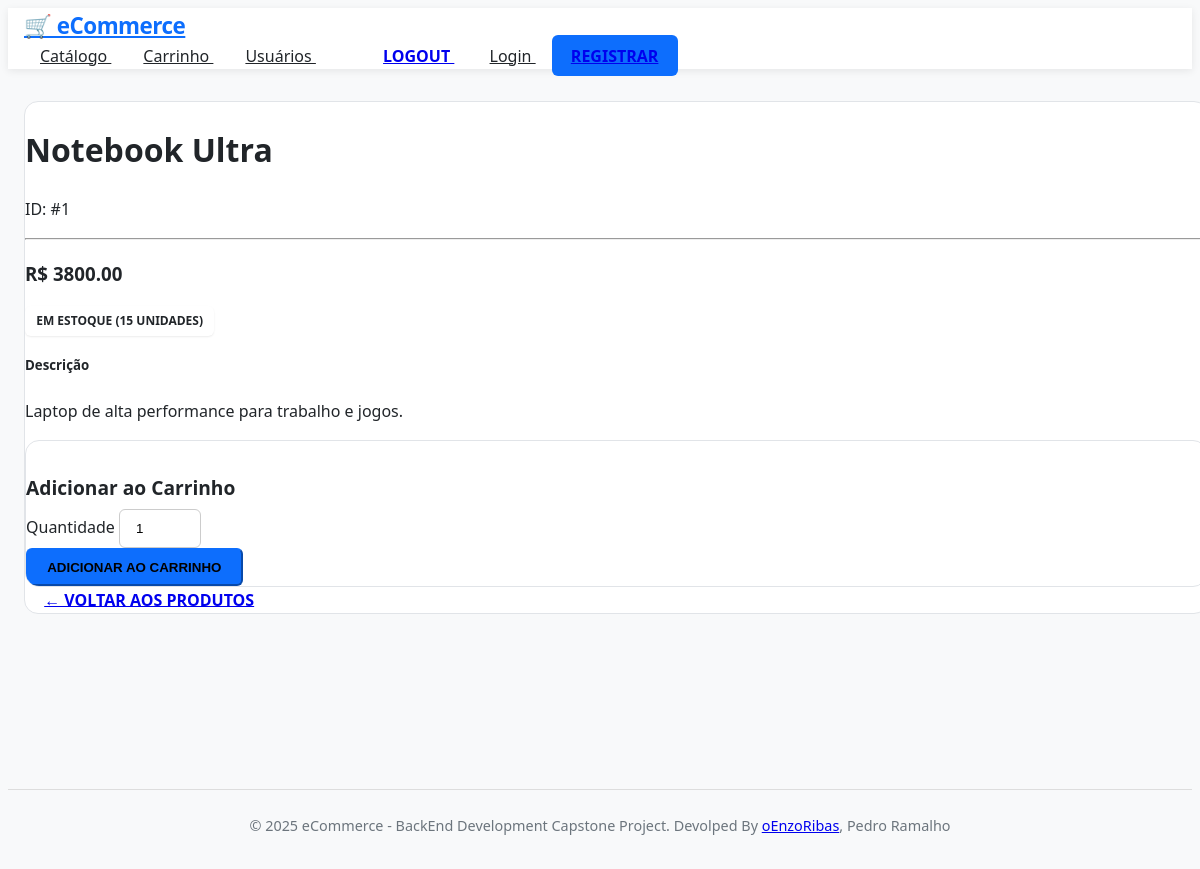
The app's page /produtos/1 with its own data.
### eCommerce/models/produto_model.py (models this page shows, shortened)
class Produto(db.Model):
    __tablename__ = 'produtos'
    id = Column(Integer, primary_key=True, autoincrement=True, nullable=False)
    nome = Column(String(256), nullable=False)
    descricao = Column(String(256))
    preco = Column(db.Numeric(10,2), nullable=False)
    estoque = Column(Integer, nullable=False, default=0)

### eCommerce/routes/produtos.py (the view)
@produtos_bp.route('/<int:produto_id>')
def detalhes(produto_id):
    produto = Produto.query.get_or_404(produto_id)
    form = AdicionarCarrinhoForm()
    return render_template('produtos/detalhes.html', produto=produto, form=form)

### eCommerce/forms/produto_forms.py
class AdicionarCarrinhoForm(FlaskForm):
    quantidade = IntegerField(
        'Quantidade',
        validators=[
            DataRequired(message='Quantidade é obrigatória'),
            NumberRange(min=1, message='Quantidade deve ser no mínimo 1')
        ]
    )
    submit = SubmitField('Adicionar ao Carrinho')

### eCommerce/templates/produtos/detalhes.html (shortened to what this page needs)
{% extends "base.html" %}
{% block content %}
<div class="row">
    <div class="col-md-8 mx-auto">
        <div class="card shadow">
            <div class="card-body">
                <div class="row">
                    <div class="col-md-6">
                        <h1>{{ produto.nome }}</h1>
                        <p class="text-muted">ID: #{{ produto.id }}</p>
                    </div>
                </div>
                <hr>
                <div class="row mb-4">
                    <div class="col-md-6">
                        <h3 class="text-primary">R$ {{ "%.2f"|format(produto.preco) }}</h3>
                        {% if produto.estoque > 0 %}
                            <span class="badge bg-success fs-6">Em Estoque ({{ produto.estoque }} unidades)</span>
                        {% else %}
                            <span class="badge bg-danger fs-6">Fora de Estoque</span>
                        {% endif %}
                    </div>
                </div>
                <div class="mb-4">
                    <h5>Descrição</h5>
                    <p>{{ produto.descricao or 'Sem descrição disponível' }}</p>
                </div>
                {% if produto.estoque > 0 %}
                    <div class="card bg-light">
                        <div class="card-body">
                            <h5 class="card-title">Adicionar ao Carrinho</h5>
                            <form method="POST" action="{{ url_for('carrinho.adicionar', produto_id=produto.id) }}">
                                <div class="row g-2">
                                    <div class="col-md-4">
                                        <label for="quantidade" class="form-label">Quantidade</label>
                                        <input type="number" id="quantidade" name="quantidade" class="form-control" value="1" min="1" max="{{ produto.estoque }}" required>
                                    </div>
                                    <div class="col-md-8 d-flex align-items-end">
                                        <button type="submit" class="btn btn-primary w-100">
                                            Adicionar ao Carrinho
                                        </button>
                                    </div>
                                </div>
                            </form>
                        </div>
                    </div>
                {% else %}
                    <div class="alert alert-danger">
                        Este produto está temporariamente indisponível.
                    </div>
                {% endif %}
                <div class="mt-4">
                    <a href="{{ url_for('produtos.listar') }}" class="btn btn-secondary">
                        ← Voltar aos Produtos
                    </a>
                </div>
            </div>
        </div>
    </div>
</div>
{% endblock %}

### eCommerce/static/css/style.css (style rules this page uses)
:root { --primary-color: #0d6efd; --primary-hover: #0b5ed7; --secondary-color: #6c757d; --success-color: #198754; --danger-color: #dc3545; --warning-color: #ffc107; --info-color: #0dcaf0; --dark-color: #212529; --light-color: #f8f9fa; --radius-sm: 6px; --radius-md: 10px; --radius-lg: 14px; --font-sans: 'Segoe UI', Tahoma, Geneva, Verdana, sans-serif; }
body { font-family: var(--font-sans); background-color: var(--light-color); color: var(--dark-color); line-height: 1.6; }
h1, h2, h3 { color: var(--dark-color); font-weight: 600; }
.card { border: 1px solid #e1e4e8; border-radius: var(--radius-lg); overflow: hidden; background: #fff; transition: 0.3s ease; position: relative; animation: fadeIn 0.4s ease; }
.card-title { font-size: 1.2rem; margin-bottom: 0.3rem; }
.btn { border-radius: var(--radius-sm); font-weight: 600; padding: 0.6rem 1.2rem; text-transform: uppercase; transition: 0.2s ease; }
.btn-primary { background-color: var(--primary-color); border-color: var(--primary-color); }
.badge { padding: 0.4rem 0.7rem; font-weight: 700; border-radius: var(--radius-sm); font-size: 0.75rem; text-transform: uppercase; box-shadow: 0 1px 2px rgba(0,0,0,0.08); }
.form-control, .form-select { border-radius: var(--radius-sm); padding: 0.7rem 1rem; border: 1px solid #ccc; transition: 0.25s ease; }

### records on screen
Produto: nome "Notebook Ultra", id "1", preco "3800.00", estoque "15", descricao "Laptop de alta performance para trabalho e jogos."
